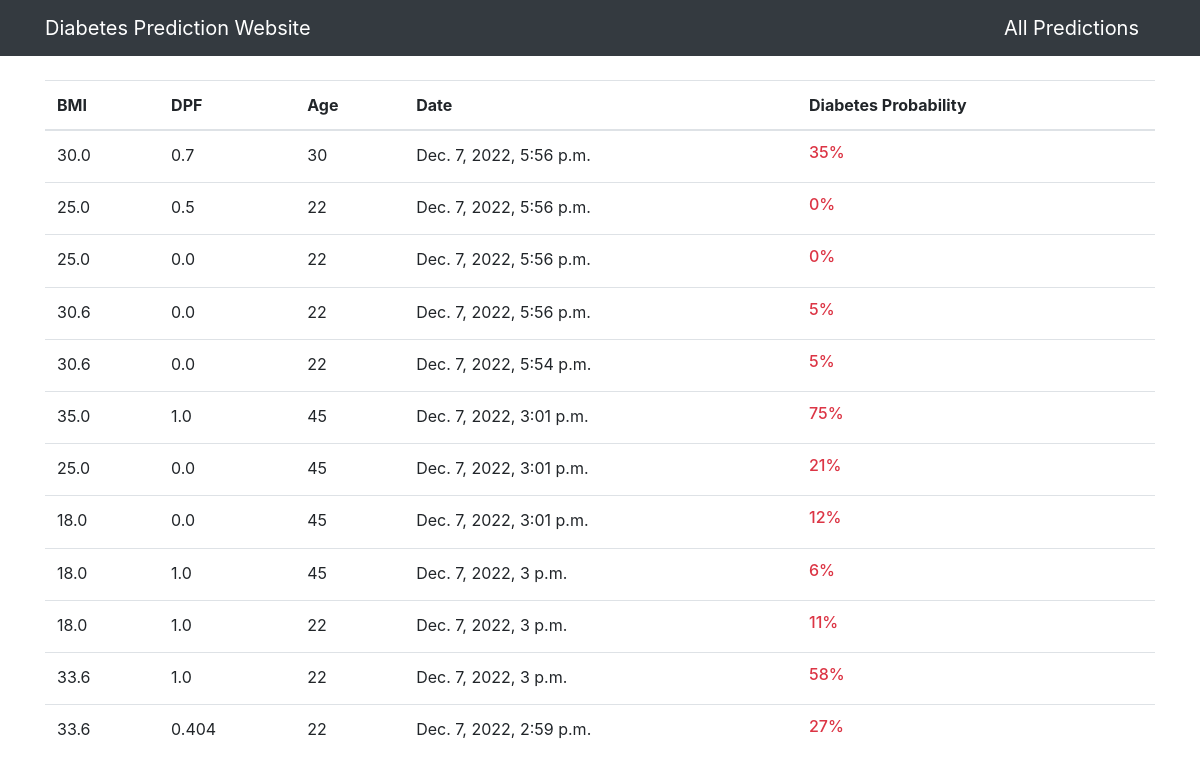
The page /predictions/ on the database its author committed.
### dashboard/models.py (models this page shows, shortened)
class Data(models.Model):
	bmi = models.FloatField(null=True)
	dpf = models.FloatField(null=True)
	age = models.PositiveIntegerField(null=True)
	date = models.DateTimeField(auto_now_add=True)
	predictions = models.PositiveIntegerField(blank=True)
	class Meta:
		ordering = ['-date']

### dashboard/views.py (the view)
# urls.py: path('predictions/', views.predictions, name='dashboard-predictions'),
def predictions(request):
	predicted_values = Data.objects.all()
	context = {
		'predicted_values': predicted_values
	}
	return render(request, 'dashboard/predictions.html', context)

### templates/dashboard/predictions.html (shortened to what this page needs)
{% extends 'partials/base.html' %}
{% block content %}
<div class="container">
	<div class="row mt-4 justify-content-center">
		<div class="col-md-12">
			<table class="table">
			  <thead>
			    <tr>
			      <th scope="col">BMI</th>
			      <th scope="col">DPF</th>
			      <th scope="col">Age</th>
			      <th scope="col">Date</th>
			      <th scope="col">Diabetes Probability</th>
			    </tr>
			  </thead>
			  <tbody>
				{% for data in predicted_values %}
			    <tr>
			      <td scope="row">{{data.bmi}}</td>
			      <td scope="row">{{data.dpf}}</td>
			      <td scope="row">{{data.age}}</td>
			      <td scope="row">{{data.date}}</td>
			      <td scope="row">
			      	<h6 class="text-danger">{{data.predictions}}%</h6>
			      </td>
			    </tr>
			    {% endfor %}
			  </tbody>
			</table>
		</div>
	</div>
</div>
{% endblock %}

### templates/partials/base.html (shortened to what this page needs)
<!doctype html>
<html lang="en">
  <head>
    <link rel="stylesheet" href="https://cdn.jsdelivr.net/npm/bootstrap@4.0.0/dist/css/bootstrap.min.css">
  </head>
  <body>
    {% include 'partials/nav.html' %}
    {% block content %}
    {% endblock %}
  </body>
</html>

### templates/partials/nav.html
<nav class="navbar navbar-expand-lg navbar-dark bg-dark">
  <div class="container">
    <a class="navbar-brand" href="{% url 'dashboard-index' %}">Diabetes Prediction Website</a>
    <a class="navbar-brand ml-auto" href="{% url 'dashboard-predictions' %}">All Predictions</a>
  </div>
</nav>

### rows shown on the page
Data: bmi "30.0", dpf "0.7", age "30", date "Dec. 7, 2022, 5:56 p.m.", predictions "35"
Data: bmi "25.0", dpf "0.5", age "22", date "Dec. 7, 2022, 5:56 p.m.", predictions "0"
Data: bmi "25.0", dpf "0.0", age "22", date "Dec. 7, 2022, 5:56 p.m.", predictions "0"
Data: bmi "30.6", dpf "0.0", age "22", date "Dec. 7, 2022, 5:56 p.m.", predictions "5"
Data: bmi "30.6", dpf "0.0", age "22", date "Dec. 7, 2022, 5:54 p.m.", predictions "5"
Data: bmi "35.0", dpf "1.0", age "45", date "Dec. 7, 2022, 3:01 p.m.", predictions "75"
Data: bmi "25.0", dpf "0.0", age "45", date "Dec. 7, 2022, 3:01 p.m.", predictions "21"
Data: bmi "18.0", dpf "0.0", age "45", date "Dec. 7, 2022, 3:01 p.m.", predictions "12"
Data: bmi "18.0", dpf "1.0", age "45", date "Dec. 7, 2022, 3 p.m.", predictions "6"
Data: bmi "18.0", dpf "1.0", age "22", date "Dec. 7, 2022, 3 p.m.", predictions "11"
Data: bmi "33.6", dpf "1.0", age "22", date "Dec. 7, 2022, 3 p.m.", predictions "58"
Data: bmi "33.6", dpf "0.404", age "22", date "Dec. 7, 2022, 2:59 p.m.", predictions "27"
